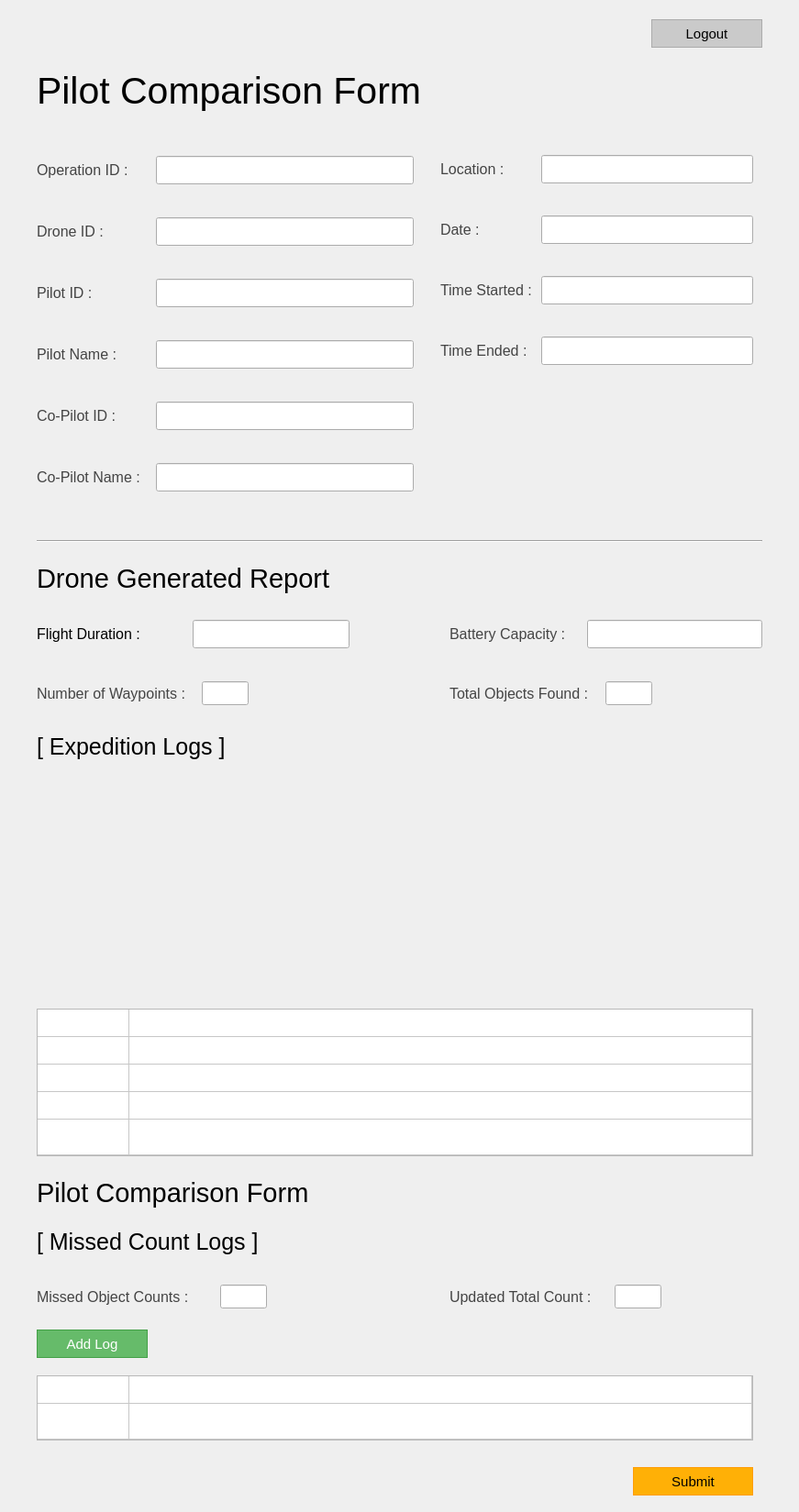
<?xml version="1.0" encoding="UTF-8"?>
<ui version="4.0">
 <class>MainWindow</class>
 <widget class="QMainWindow" name="MainWindow">
  <property name="geometry">
   <rect>
    <x>0</x>
    <y>0</y>
    <width>871</width>
    <height>1649</height>
   </rect>
  </property>
  <property name="minimumSize">
   <size>
    <width>871</width>
    <height>0</height>
   </size>
  </property>
  <property name="maximumSize">
   <size>
    <width>871</width>
    <height>16777215</height>
   </size>
  </property>
  <property name="windowTitle">
   <string>MainWindow</string>
  </property>
  <widget class="QWidget" name="centralwidget">
   <widget class="QWidget" name="layoutWidget">
    <property name="geometry">
     <rect>
      <x>40</x>
      <y>70</y>
      <width>431</width>
      <height>57</height>
     </rect>
    </property>
    <layout class="QHBoxLayout" name="header_layout">
     <item>
      <widget class="QLabel" name="lbl_ops">
       <property name="font">
        <font>
         <family>Segoe UI</family>
         <pointsize>31</pointsize>
        </font>
       </property>
       <property name="text">
        <string>Pilot Comparison Form</string>
       </property>
      </widget>
     </item>
    </layout>
   </widget>
   <widget class="QWidget" name="layoutWidget_2">
    <property name="geometry">
     <rect>
      <x>40</x>
      <y>140</y>
      <width>411</width>
      <height>431</height>
     </rect>
    </property>
    <layout class="QVBoxLayout" name="opsdeets1_layout">
     <item>
      <layout class="QHBoxLayout" name="opsid_layout">
       <item>
        <widget class="QLabel" name="lbl_opsid_2">
         <property name="font">
          <font>
           <family>Segoe UI</family>
           <pointsize>12</pointsize>
          </font>
         </property>
         <property name="styleSheet">
          <string notr="true">color: rgb(68, 68, 68);</string>
         </property>
         <property name="text">
          <string>&lt;html&gt;&lt;head/&gt;&lt;body&gt;&lt;p&gt;&lt;span style=&quot; color:#434343;&quot;&gt;Operation ID : &lt;/span&gt;&lt;/p&gt;&lt;/body&gt;&lt;/html&gt;</string>
         </property>
        </widget>
       </item>
       <item>
        <widget class="QLineEdit" name="txt_opsID">
         <property name="minimumSize">
          <size>
           <width>281</width>
           <height>31</height>
          </size>
         </property>
         <property name="maximumSize">
          <size>
           <width>281</width>
           <height>31</height>
          </size>
         </property>
        </widget>
       </item>
      </layout>
     </item>
     <item>
      <layout class="QHBoxLayout" name="droneid_layout">
       <item>
        <widget class="QLabel" name="lbl_droneid_2">
         <property name="font">
          <font>
           <family>Segoe UI</family>
           <pointsize>12</pointsize>
          </font>
         </property>
         <property name="styleSheet">
          <string notr="true">color: rgb(68, 68, 68);</string>
         </property>
         <property name="text">
          <string>Drone ID :</string>
         </property>
        </widget>
       </item>
       <item>
        <widget class="QLineEdit" name="txt_droneID">
         <property name="minimumSize">
          <size>
           <width>281</width>
           <height>31</height>
          </size>
         </property>
         <property name="maximumSize">
          <size>
           <width>281</width>
           <height>31</height>
          </size>
         </property>
        </widget>
       </item>
      </layout>
     </item>
     <item>
      <layout class="QHBoxLayout" name="pilotid_layout">
       <item>
        <widget class="QLabel" name="lbl_pilotid_2">
         <property name="font">
          <font>
           <family>Segoe UI</family>
           <pointsize>12</pointsize>
          </font>
         </property>
         <property name="styleSheet">
          <string notr="true">color: rgb(68, 68, 68);</string>
         </property>
         <property name="text">
          <string>Pilot ID : </string>
         </property>
        </widget>
       </item>
       <item>
        <widget class="QLineEdit" name="txt_pilotID">
         <property name="minimumSize">
          <size>
           <width>281</width>
           <height>31</height>
          </size>
         </property>
         <property name="maximumSize">
          <size>
           <width>281</width>
           <height>31</height>
          </size>
         </property>
        </widget>
       </item>
      </layout>
     </item>
     <item>
      <layout class="QHBoxLayout" name="piltoname_layout">
       <item>
        <widget class="QLabel" name="lbl_pilotname_2">
         <property name="font">
          <font>
           <family>Segoe UI</family>
           <pointsize>12</pointsize>
          </font>
         </property>
         <property name="styleSheet">
          <string notr="true">color: rgb(68, 68, 68);</string>
         </property>
         <property name="text">
          <string>Pilot Name : </string>
         </property>
        </widget>
       </item>
       <item>
        <widget class="QLineEdit" name="txt_pilotName">
         <property name="minimumSize">
          <size>
           <width>281</width>
           <height>31</height>
          </size>
         </property>
         <property name="maximumSize">
          <size>
           <width>281</width>
           <height>31</height>
          </size>
         </property>
        </widget>
       </item>
      </layout>
     </item>
     <item>
      <layout class="QHBoxLayout" name="coPilotID_layout">
       <item>
        <widget class="QLabel" name="lbl_coID_2">
         <property name="font">
          <font>
           <family>Segoe UI</family>
           <pointsize>12</pointsize>
          </font>
         </property>
         <property name="styleSheet">
          <string notr="true">color: rgb(68, 68, 68);</string>
         </property>
         <property name="text">
          <string>Co-Pilot ID :</string>
         </property>
        </widget>
       </item>
       <item>
        <widget class="QLineEdit" name="txt_coID">
         <property name="minimumSize">
          <size>
           <width>281</width>
           <height>31</height>
          </size>
         </property>
         <property name="maximumSize">
          <size>
           <width>281</width>
           <height>31</height>
          </size>
         </property>
        </widget>
       </item>
      </layout>
     </item>
     <item>
      <layout class="QHBoxLayout" name="coPilotName_layout">
       <item>
        <widget class="QLabel" name="lbl_coPilotName_2">
         <property name="font">
          <font>
           <family>Segoe UI</family>
           <pointsize>12</pointsize>
          </font>
         </property>
         <property name="styleSheet">
          <string notr="true">color: rgb(68, 68, 68);</string>
         </property>
         <property name="text">
          <string>Co-Pilot Name : </string>
         </property>
        </widget>
       </item>
       <item>
        <widget class="QLineEdit" name="txt_coName">
         <property name="minimumSize">
          <size>
           <width>281</width>
           <height>31</height>
          </size>
         </property>
         <property name="maximumSize">
          <size>
           <width>281</width>
           <height>31</height>
          </size>
         </property>
        </widget>
       </item>
      </layout>
     </item>
    </layout>
   </widget>
   <widget class="QWidget" name="layoutWidget_3">
    <property name="geometry">
     <rect>
      <x>480</x>
      <y>140</y>
      <width>341</width>
      <height>291</height>
     </rect>
    </property>
    <layout class="QVBoxLayout" name="opsdeets2_layout">
     <item>
      <layout class="QHBoxLayout" name="location_layout">
       <item>
        <widget class="QLabel" name="lbl_location_2">
         <property name="font">
          <font>
           <family>Segoe UI</family>
           <pointsize>12</pointsize>
          </font>
         </property>
         <property name="styleSheet">
          <string notr="true">color: rgb(68, 68, 68);</string>
         </property>
         <property name="text">
          <string>Location :</string>
         </property>
        </widget>
       </item>
       <item>
        <widget class="QLineEdit" name="txt_location">
         <property name="minimumSize">
          <size>
           <width>229</width>
           <height>31</height>
          </size>
         </property>
         <property name="maximumSize">
          <size>
           <width>231</width>
           <height>31</height>
          </size>
         </property>
        </widget>
       </item>
      </layout>
     </item>
     <item>
      <layout class="QHBoxLayout" name="date_layout">
       <item>
        <widget class="QLabel" name="lbl_date_2">
         <property name="font">
          <font>
           <family>Segoe UI</family>
           <pointsize>12</pointsize>
          </font>
         </property>
         <property name="styleSheet">
          <string notr="true">color: rgb(68, 68, 68);</string>
         </property>
         <property name="text">
          <string>Date :</string>
         </property>
        </widget>
       </item>
       <item>
        <widget class="QLineEdit" name="txt_date">
         <property name="minimumSize">
          <size>
           <width>229</width>
           <height>31</height>
          </size>
         </property>
         <property name="maximumSize">
          <size>
           <width>231</width>
           <height>31</height>
          </size>
         </property>
        </widget>
       </item>
      </layout>
     </item>
     <item>
      <layout class="QHBoxLayout" name="timeStart_layout">
       <item>
        <widget class="QLabel" name="lbl_timeStart_2">
         <property name="font">
          <font>
           <family>Segoe UI</family>
           <pointsize>12</pointsize>
          </font>
         </property>
         <property name="styleSheet">
          <string notr="true">color: rgb(68, 68, 68);</string>
         </property>
         <property name="text">
          <string>Time Started :</string>
         </property>
        </widget>
       </item>
       <item>
        <widget class="QLineEdit" name="txt_timeStart">
         <property name="minimumSize">
          <size>
           <width>229</width>
           <height>31</height>
          </size>
         </property>
         <property name="maximumSize">
          <size>
           <width>231</width>
           <height>31</height>
          </size>
         </property>
        </widget>
       </item>
      </layout>
     </item>
     <item>
      <layout class="QHBoxLayout" name="timeEnd_layout">
       <item>
        <widget class="QLabel" name="lbl_timeEnd">
         <property name="font">
          <font>
           <family>Segoe UI</family>
           <pointsize>12</pointsize>
          </font>
         </property>
         <property name="styleSheet">
          <string notr="true">color: rgb(68, 68, 68);</string>
         </property>
         <property name="text">
          <string>Time Ended :</string>
         </property>
        </widget>
       </item>
       <item>
        <widget class="QLineEdit" name="txt_timeEnd">
         <property name="minimumSize">
          <size>
           <width>229</width>
           <height>31</height>
          </size>
         </property>
         <property name="maximumSize">
          <size>
           <width>231</width>
           <height>31</height>
          </size>
         </property>
        </widget>
       </item>
      </layout>
     </item>
    </layout>
   </widget>
   <widget class="Line" name="line">
    <property name="geometry">
     <rect>
      <x>40</x>
      <y>580</y>
      <width>791</width>
      <height>20</height>
     </rect>
    </property>
    <property name="orientation">
     <enum>Qt::Horizontal</enum>
    </property>
   </widget>
   <widget class="QLabel" name="lbl_droneReport">
    <property name="geometry">
     <rect>
      <x>40</x>
      <y>610</y>
      <width>331</width>
      <height>41</height>
     </rect>
    </property>
    <property name="font">
     <font>
      <family>Helvetica</family>
      <pointsize>22</pointsize>
     </font>
    </property>
    <property name="text">
     <string>Drone Generated Report</string>
    </property>
   </widget>
   <widget class="QWidget" name="layoutWidget_4">
    <property name="geometry">
     <rect>
      <x>490</x>
      <y>740</y>
      <width>221</width>
      <height>33</height>
     </rect>
    </property>
    <layout class="QHBoxLayout" name="totalObjFound_layout">
     <item>
      <widget class="QLabel" name="lbl_totalObjFound_2">
       <property name="font">
        <font>
         <family>Segoe UI</family>
         <pointsize>12</pointsize>
        </font>
       </property>
       <property name="styleSheet">
        <string notr="true">color: rgb(68, 68, 68);</string>
       </property>
       <property name="text">
        <string>Total Objects Found :</string>
       </property>
      </widget>
     </item>
     <item>
      <widget class="QLineEdit" name="txt_totalObjFound">
       <property name="minimumSize">
        <size>
         <width>51</width>
         <height>26</height>
        </size>
       </property>
       <property name="maximumSize">
        <size>
         <width>51</width>
         <height>26</height>
        </size>
       </property>
      </widget>
     </item>
    </layout>
   </widget>
   <widget class="QWidget" name="layoutWidget_5">
    <property name="geometry">
     <rect>
      <x>40</x>
      <y>670</y>
      <width>341</width>
      <height>43</height>
     </rect>
    </property>
    <layout class="QHBoxLayout" name="flightduration_layout">
     <item>
      <widget class="QLabel" name="lbl_flightduration_2">
       <property name="font">
        <font>
         <family>Segoe UI</family>
         <pointsize>12</pointsize>
        </font>
       </property>
       <property name="text">
        <string>Flight Duration :</string>
       </property>
      </widget>
     </item>
     <item>
      <widget class="QLineEdit" name="txt_flightDuration">
       <property name="minimumSize">
        <size>
         <width>171</width>
         <height>31</height>
        </size>
       </property>
       <property name="maximumSize">
        <size>
         <width>171</width>
         <height>31</height>
        </size>
       </property>
      </widget>
     </item>
    </layout>
   </widget>
   <widget class="QWidget" name="layoutWidget_6">
    <property name="geometry">
     <rect>
      <x>490</x>
      <y>670</y>
      <width>341</width>
      <height>43</height>
     </rect>
    </property>
    <layout class="QHBoxLayout" name="battery_layout">
     <item>
      <widget class="QLabel" name="lbl_battery_2">
       <property name="font">
        <font>
         <family>Segoe UI</family>
         <pointsize>12</pointsize>
        </font>
       </property>
       <property name="styleSheet">
        <string notr="true">color: rgb(68, 68, 68);</string>
       </property>
       <property name="text">
        <string>Battery Capacity :</string>
       </property>
      </widget>
     </item>
     <item>
      <widget class="QLineEdit" name="txt_battery">
       <property name="minimumSize">
        <size>
         <width>191</width>
         <height>31</height>
        </size>
       </property>
       <property name="maximumSize">
        <size>
         <width>191</width>
         <height>31</height>
        </size>
       </property>
      </widget>
     </item>
    </layout>
   </widget>
   <widget class="QTableWidget" name="table_exLog">
    <property name="geometry">
     <rect>
      <x>40</x>
      <y>1100</y>
      <width>781</width>
      <height>161</height>
     </rect>
    </property>
    <property name="rowCount">
     <number>5</number>
    </property>
    <property name="columnCount">
     <number>2</number>
    </property>
    <attribute name="horizontalHeaderVisible">
     <bool>false</bool>
    </attribute>
    <attribute name="horizontalHeaderStretchLastSection">
     <bool>true</bool>
    </attribute>
    <attribute name="verticalHeaderVisible">
     <bool>false</bool>
    </attribute>
    <attribute name="verticalHeaderStretchLastSection">
     <bool>true</bool>
    </attribute>
    <row/>
    <row/>
    <row/>
    <row/>
    <row/>
    <column/>
    <column/>
   </widget>
   <widget class="QLabel" name="img_mapExp">
    <property name="geometry">
     <rect>
      <x>40</x>
      <y>860</y>
      <width>781</width>
      <height>211</height>
     </rect>
    </property>
    <property name="minimumSize">
     <size>
      <width>781</width>
      <height>211</height>
     </size>
    </property>
    <property name="maximumSize">
     <size>
      <width>781</width>
      <height>16777215</height>
     </size>
    </property>
    <property name="text">
     <string/>
    </property>
    <property name="pixmap">
     <pixmap>../../Resources/map-placeholder.jpg</pixmap>
    </property>
    <property name="scaledContents">
     <bool>false</bool>
    </property>
   </widget>
   <widget class="QLabel" name="lbl_expeditionLogs">
    <property name="geometry">
     <rect>
      <x>40</x>
      <y>800</y>
      <width>211</width>
      <height>28</height>
     </rect>
    </property>
    <property name="font">
     <font>
      <family>Helvetica</family>
      <pointsize>19</pointsize>
     </font>
    </property>
    <property name="text">
     <string>[ Expedition Logs ]</string>
    </property>
   </widget>
   <widget class="QWidget" name="layoutWidget_7">
    <property name="geometry">
     <rect>
      <x>490</x>
      <y>1400</y>
      <width>231</width>
      <height>28</height>
     </rect>
    </property>
    <layout class="QHBoxLayout" name="totalObjCount">
     <item>
      <widget class="QLabel" name="lbl_totalObjCount_2">
       <property name="font">
        <font>
         <family>Segoe UI</family>
         <pointsize>12</pointsize>
        </font>
       </property>
       <property name="styleSheet">
        <string notr="true">color: rgb(68, 68, 68);</string>
       </property>
       <property name="text">
        <string>Updated Total Count :</string>
       </property>
      </widget>
     </item>
     <item>
      <widget class="QLineEdit" name="txt_totalObjCount">
       <property name="minimumSize">
        <size>
         <width>51</width>
         <height>26</height>
        </size>
       </property>
       <property name="maximumSize">
        <size>
         <width>51</width>
         <height>26</height>
        </size>
       </property>
      </widget>
     </item>
    </layout>
   </widget>
   <widget class="QLabel" name="lbl_missedCount">
    <property name="geometry">
     <rect>
      <x>40</x>
      <y>1340</y>
      <width>251</width>
      <height>28</height>
     </rect>
    </property>
    <property name="font">
     <font>
      <family>Helvetica</family>
      <pointsize>19</pointsize>
     </font>
    </property>
    <property name="text">
     <string>[ Missed Count Logs ]</string>
    </property>
   </widget>
   <widget class="QLabel" name="lbl_comparison">
    <property name="geometry">
     <rect>
      <x>40</x>
      <y>1280</y>
      <width>311</width>
      <height>41</height>
     </rect>
    </property>
    <property name="font">
     <font>
      <family>Helvetica</family>
      <pointsize>22</pointsize>
     </font>
    </property>
    <property name="text">
     <string>Pilot Comparison Form</string>
    </property>
   </widget>
   <widget class="QWidget" name="layoutWidget_8">
    <property name="geometry">
     <rect>
      <x>40</x>
      <y>1400</y>
      <width>251</width>
      <height>28</height>
     </rect>
    </property>
    <layout class="QHBoxLayout" name="missedobj_layout">
     <item>
      <widget class="QLabel" name="lbl_missedobj_2">
       <property name="font">
        <font>
         <family>Segoe UI</family>
         <pointsize>12</pointsize>
        </font>
       </property>
       <property name="styleSheet">
        <string notr="true">color: rgb(68, 68, 68);</string>
       </property>
       <property name="text">
        <string>Missed Object Counts :</string>
       </property>
      </widget>
     </item>
     <item>
      <widget class="QLineEdit" name="txt_missedObj">
       <property name="minimumSize">
        <size>
         <width>51</width>
         <height>26</height>
        </size>
       </property>
       <property name="maximumSize">
        <size>
         <width>51</width>
         <height>26</height>
        </size>
       </property>
      </widget>
     </item>
    </layout>
   </widget>
   <widget class="QTableWidget" name="table_comparison">
    <property name="geometry">
     <rect>
      <x>40</x>
      <y>1500</y>
      <width>781</width>
      <height>71</height>
     </rect>
    </property>
    <property name="rowCount">
     <number>2</number>
    </property>
    <property name="columnCount">
     <number>2</number>
    </property>
    <attribute name="horizontalHeaderVisible">
     <bool>false</bool>
    </attribute>
    <attribute name="horizontalHeaderStretchLastSection">
     <bool>true</bool>
    </attribute>
    <attribute name="verticalHeaderVisible">
     <bool>false</bool>
    </attribute>
    <attribute name="verticalHeaderStretchLastSection">
     <bool>true</bool>
    </attribute>
    <row/>
    <row/>
    <column/>
    <column/>
   </widget>
   <widget class="QWidget" name="layoutWidget_9">
    <property name="geometry">
     <rect>
      <x>470</x>
      <y>20</y>
      <width>361</width>
      <height>33</height>
     </rect>
    </property>
    <layout class="QHBoxLayout" name="horizontalLayout_3">
     <item>
      <widget class="QLabel" name="lbl_user_3">
       <property name="font">
        <font>
         <family>Calibri</family>
         <pointsize>11</pointsize>
        </font>
       </property>
       <property name="text">
        <string/>
       </property>
       <property name="scaledContents">
        <bool>false</bool>
       </property>
       <property name="alignment">
        <set>Qt::AlignCenter</set>
       </property>
      </widget>
     </item>
     <item>
      <widget class="QPushButton" name="btn_logout_3">
       <property name="minimumSize">
        <size>
         <width>121</width>
         <height>31</height>
        </size>
       </property>
       <property name="maximumSize">
        <size>
         <width>121</width>
         <height>31</height>
        </size>
       </property>
       <property name="font">
        <font>
         <family>Helvetica</family>
         <pointsize>11</pointsize>
        </font>
       </property>
       <property name="styleSheet">
        <string notr="true">QPushButton {
color: rgb(0, 0, 0);
	background-color: rgb(202, 202, 202);
border: 1.2px solid #ABABAB;
outline: none;}

QPushButton:hover{
color: rgb(255, 255, 255);
background-color: rgb(171, 171, 171);
outline: none;
border: none;
}

QPushButton:pressed{
color: rgb(255, 255, 255);
background-color: rgb(129, 129, 129);
outline: none;
border: none;
}


</string>
       </property>
       <property name="text">
        <string>Logout</string>
       </property>
      </widget>
     </item>
    </layout>
   </widget>
   <widget class="QPushButton" name="btn_addLog">
    <property name="geometry">
     <rect>
      <x>40</x>
      <y>1450</y>
      <width>121</width>
      <height>31</height>
     </rect>
    </property>
    <property name="minimumSize">
     <size>
      <width>121</width>
      <height>31</height>
     </size>
    </property>
    <property name="maximumSize">
     <size>
      <width>121</width>
      <height>31</height>
     </size>
    </property>
    <property name="font">
     <font>
      <family>Helvetica</family>
      <pointsize>11</pointsize>
     </font>
    </property>
    <property name="styleSheet">
     <string notr="true">QPushButton {
background-color: rgb(102, 187, 106);
color: rgb(255, 255, 255);
border: 1.2px solid #43A047;
outline: none;}

QPushButton:hover{
	background-color: rgb(67, 160, 71);
outline: none;
border: none;
}

QPushButton:pressed{
	background-color: rgb(56, 142, 60);
outline: none;
border: none;
}


</string>
    </property>
    <property name="text">
     <string>Add Log</string>
    </property>
   </widget>
   <widget class="QPushButton" name="btn_submit">
    <property name="geometry">
     <rect>
      <x>690</x>
      <y>1600</y>
      <width>131</width>
      <height>31</height>
     </rect>
    </property>
    <property name="minimumSize">
     <size>
      <width>131</width>
      <height>31</height>
     </size>
    </property>
    <property name="maximumSize">
     <size>
      <width>131</width>
      <height>31</height>
     </size>
    </property>
    <property name="font">
     <font>
      <family>Helvetica</family>
      <pointsize>11</pointsize>
     </font>
    </property>
    <property name="styleSheet">
     <string notr="true">QPushButton {
background-color: rgb(255, 176, 6);
border: 1.2px solid #ff9d07;
outline: none;}

QPushButton:hover{
background-color: rgb(255, 157, 7);
outline: none;
border: none;
}

QPushButton:pressed{
background-color: rgb(254, 140, 8);
outline: none;
border: none;
}


</string>
    </property>
    <property name="text">
     <string>Submit</string>
    </property>
   </widget>
   <widget class="QWidget" name="layoutWidget_10">
    <property name="geometry">
     <rect>
      <x>40</x>
      <y>740</y>
      <width>231</width>
      <height>33</height>
     </rect>
    </property>
    <layout class="QHBoxLayout" name="totalWaypoint_layout">
     <item>
      <widget class="QLabel" name="lbl_totalWaypoint">
       <property name="font">
        <font>
         <family>Segoe UI</family>
         <pointsize>12</pointsize>
        </font>
       </property>
       <property name="styleSheet">
        <string notr="true">color: rgb(68, 68, 68);</string>
       </property>
       <property name="text">
        <string>Number of Waypoints :</string>
       </property>
      </widget>
     </item>
     <item>
      <widget class="QLineEdit" name="txt_totalWaypoint">
       <property name="minimumSize">
        <size>
         <width>51</width>
         <height>26</height>
        </size>
       </property>
       <property name="maximumSize">
        <size>
         <width>51</width>
         <height>26</height>
        </size>
       </property>
      </widget>
     </item>
    </layout>
   </widget>
  </widget>
 </widget>
 <tabstops>
  <tabstop>btn_logout_3</tabstop>
  <tabstop>txt_opsID</tabstop>
  <tabstop>txt_droneID</tabstop>
  <tabstop>txt_pilotID</tabstop>
  <tabstop>txt_pilotName</tabstop>
  <tabstop>txt_coID</tabstop>
  <tabstop>txt_coName</tabstop>
  <tabstop>txt_location</tabstop>
  <tabstop>txt_date</tabstop>
  <tabstop>txt_timeStart</tabstop>
  <tabstop>txt_timeEnd</tabstop>
  <tabstop>txt_flightDuration</tabstop>
  <tabstop>txt_battery</tabstop>
  <tabstop>txt_totalObjFound</tabstop>
  <tabstop>table_exLog</tabstop>
  <tabstop>txt_missedObj</tabstop>
  <tabstop>txt_totalObjCount</tabstop>
  <tabstop>btn_addLog</tabstop>
  <tabstop>table_comparison</tabstop>
  <tabstop>btn_submit</tabstop>
 </tabstops>
 <resources/>
 <connections/>
</ui>
